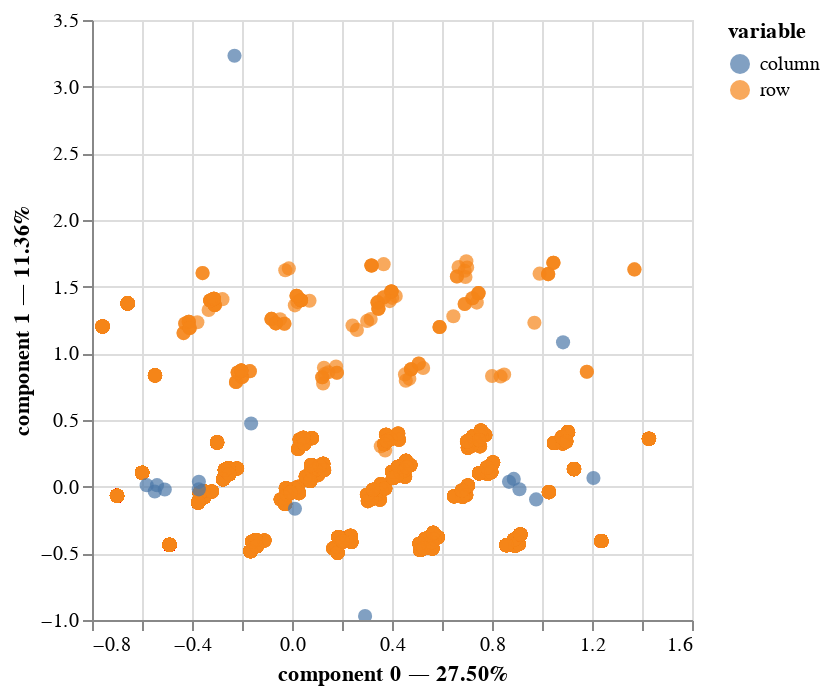

Notebook code for this chart:
### Markdown cell above
## Perceptual Map

### Code cell
plt.figure(figsize=(14, 8)) 
mca.plot(X=df_quali, x_component=0, y_component=1)

### Figure 1 — Vega-Lite specification as saved in the notebook (floating-point values rounded to 4 significant figures; data arrays with more than 128 entries replaced by an {"elided": "..."} marker saying what was removed)
{"config": {"view": {"continuousWidth": 300, "continuousHeight": 300}}, "data": {"name": "data-39cdaed8148af223205b861c5c8ca590"}, "mark": {"type": "circle", "size": 50}, "encoding": {"color": {"field": "variable", "type": "nominal"}, "tooltip": [{"field": "variable", "type": "nominal"}, {"field": "value", "type": "nominal"}, {"field": "component 0", "type": "quantitative"}, {"field": "component 1", "type": "quantitative"}], "x": {"axis": {"title": "component 0 — 27.50%"}, "field": "component 0", "scale": {"zero": false}, "type": "quantitative"}, "y": {"axis": {"title": "component 1 — 11.36%"}, "field": "component 1", "scale": {"zero": false}, "type": "quantitative"}}, "params": [{"name": "param_1", "select": {"type": "interval", "encodings": ["x", "y"]}, "bind": "scales"}], "$schema": "https://vega.github.io/schema/vega-lite/v5.8.0.json", "datasets": {"data-39cdaed8148af223205b861c5c8ca590": {"elided": "4970 records"}}}
